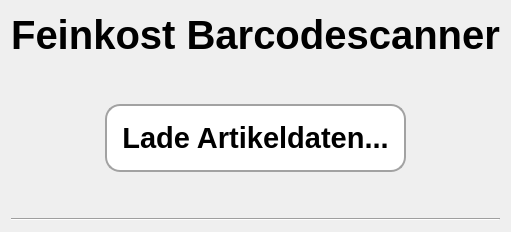
     <widget class="QWidget" name="page_b6">
      <layout class="QVBoxLayout" name="verticalLayout_18">
       <item>
        <spacer name="verticalSpacer_36">
         <property name="orientation">
          <enum>Qt::Vertical</enum>
         </property>
         <property name="sizeType">
          <enum>QSizePolicy::Fixed</enum>
         </property>
         <property name="sizeHint" stdset="0">
          <size>
           <width>20</width>
           <height>1</height>
          </size>
         </property>
        </spacer>
       </item>
       <item>
        <widget class="QLabel" name="label_24">
         <property name="font">
          <font>
           <pointsize>30</pointsize>
           <bold>true</bold>
          </font>
         </property>
         <property name="text">
          <string>Feinkost Barcodescanner</string>
         </property>
         <property name="alignment">
          <set>Qt::AlignCenter</set>
         </property>
        </widget>
       </item>
       <item>
        <spacer name="verticalSpacer_37">
         <property name="orientation">
          <enum>Qt::Vertical</enum>
         </property>
         <property name="sizeHint" stdset="0">
          <size>
           <width>20</width>
           <height>40</height>
          </size>
         </property>
        </spacer>
       </item>
       <item>
        <layout class="QHBoxLayout" name="horizontalLayout_5">
         <item>
          <spacer name="horizontalSpacer_16">
           <property name="orientation">
            <enum>Qt::Horizontal</enum>
           </property>
           <property name="sizeHint" stdset="0">
            <size>
             <width>40</width>
             <height>20</height>
            </size>
           </property>
          </spacer>
         </item>
         <item>
          <widget class="QLabel" name="label_ladeArtikel">
           <property name="font">
            <font>
             <pointsize>22</pointsize>
             <bold>true</bold>
            </font>
           </property>
           <property name="styleSheet">
            <string notr="true">background-color: rgb(255, 255, 255);
padding: 15px;
border: 2px solid rgb(162, 162, 162);
border-radius: 15px;
color: rgb(0, 0, 0);</string>
           </property>
           <property name="text">
            <string>Lade Artikeldaten...</string>
           </property>
           <property name="alignment">
            <set>Qt::AlignCenter</set>
           </property>
          </widget>
         </item>
         <item>
          <spacer name="horizontalSpacer_19">
           <property name="orientation">
            <enum>Qt::Horizontal</enum>
           </property>
           <property name="sizeHint" stdset="0">
            <size>
             <width>40</width>
             <height>20</height>
            </size>
           </property>
          </spacer>
         </item>
        </layout>
       </item>
       <item>
        <spacer name="verticalSpacer_42">
         <property name="orientation">
          <enum>Qt::Vertical</enum>
         </property>
         <property name="sizeHint" stdset="0">
          <size>
           <width>20</width>
           <height>40</height>
          </size>
         </property>
        </spacer>
       </item>
       <item>
        <widget class="Line" name="line_6">
         <property name="orientation">
          <enum>Qt::Horizontal</enum>
         </property>
        </widget>
       </item>
      </layout>
     </widget>
